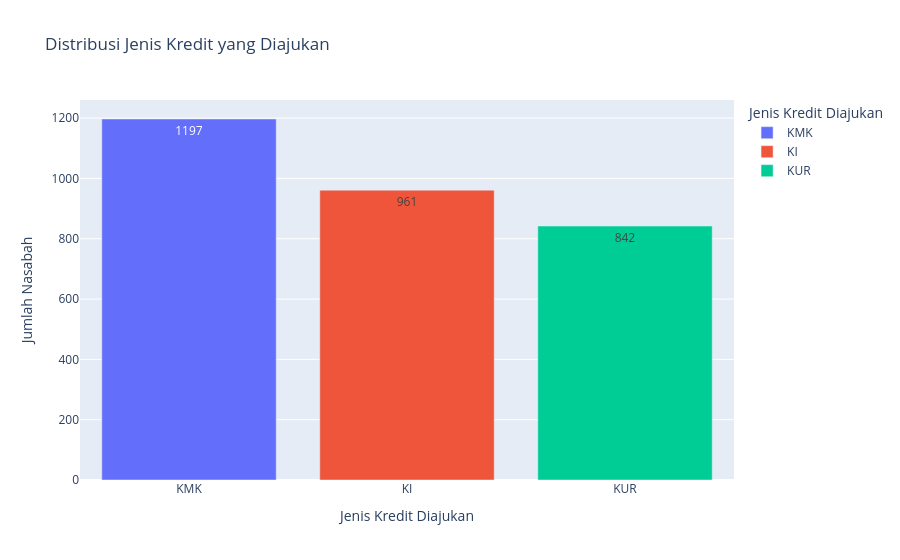

Notebook source saved alongside this figure:
### Markdown cell above
**4.1.8 BARU — Jenis Kredit yang Diajukan (KMK / KUR / KI)**

### Code cell
vc = master["jenis_kredit_diajukan"].value_counts().reset_index()
vc.columns = ["jenis_kredit_diajukan", "jumlah"]

fig = px.bar(vc, x="jenis_kredit_diajukan", y="jumlah", color="jenis_kredit_diajukan", text_auto=True,
             title="Distribusi Jenis Kredit yang Diajukan",
             labels={"jenis_kredit_diajukan": "Jenis Kredit Diajukan", "jumlah": "Jumlah Nasabah"})
fig.show()

print("Insight — jumlah & persentase pengajuan per jenis kredit:")
print(vc.assign(persen=(vc["jumlah"]/vc["jumlah"].sum()*100).round(1)).to_string(index=False))

### Figure 1 — Plotly figure (JSON) as saved in the notebook; plotly's stock layout.template omitted (floating-point values rounded to 4 significant figures)
{"data": [{"hovertemplate": "Jenis Kredit Diajukan=%{x}<br>Jumlah Nasabah=%{y}<extra></extra>", "legendgroup": "KMK", "marker": {"color": "#636efa", "pattern": {"shape": ""}}, "name": "KMK", "orientation": "v", "showlegend": true, "textposition": "auto", "texttemplate": "%{y}", "type": "bar", "x": ["KMK"], "xaxis": "x", "y": [1197], "yaxis": "y"}, {"hovertemplate": "Jenis Kredit Diajukan=%{x}<br>Jumlah Nasabah=%{y}<extra></extra>", "legendgroup": "KI", "marker": {"color": "#EF553B", "pattern": {"shape": ""}}, "name": "KI", "orientation": "v", "showlegend": true, "textposition": "auto", "texttemplate": "%{y}", "type": "bar", "x": ["KI"], "xaxis": "x", "y": [961], "yaxis": "y"}, {"hovertemplate": "Jenis Kredit Diajukan=%{x}<br>Jumlah Nasabah=%{y}<extra></extra>", "legendgroup": "KUR", "marker": {"color": "#00cc96", "pattern": {"shape": ""}}, "name": "KUR", "orientation": "v", "showlegend": true, "textposition": "auto", "texttemplate": "%{y}", "type": "bar", "x": ["KUR"], "xaxis": "x", "y": [842], "yaxis": "y"}], "layout": {"barmode": "relative", "legend": {"title": {"text": "Jenis Kredit Diajukan"}, "tracegroupgap": 0}, "title": {"text": "Distribusi Jenis Kredit yang Diajukan"}, "xaxis": {"anchor": "y", "categoryarray": ["KMK", "KI", "KUR"], "categoryorder": "array", "domain": [0, 1], "title": {"text": "Jenis Kredit Diajukan"}}, "yaxis": {"anchor": "x", "domain": [0, 1], "title": {"text": "Jumlah Nasabah"}}}}
